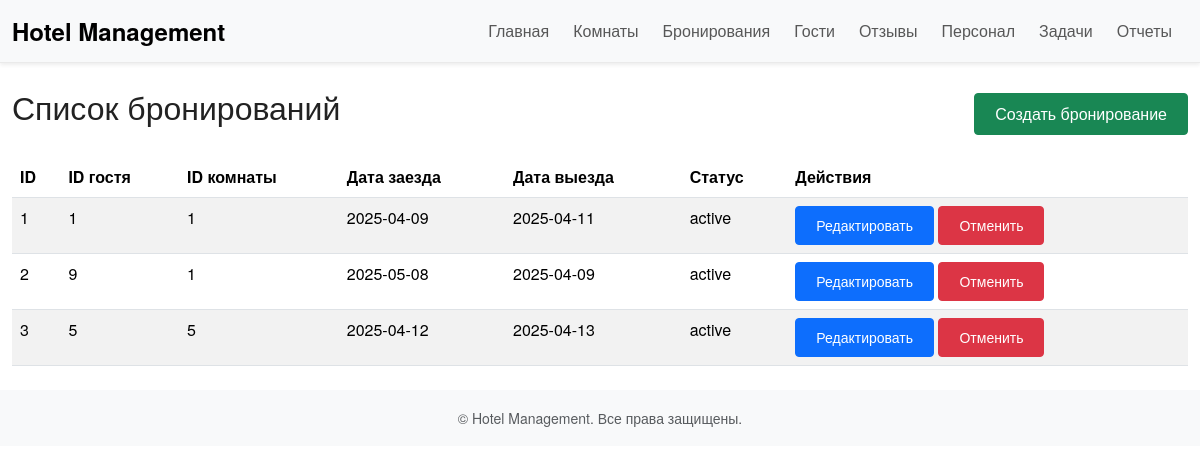
/bookings, run on an earlier commit of the app's database.
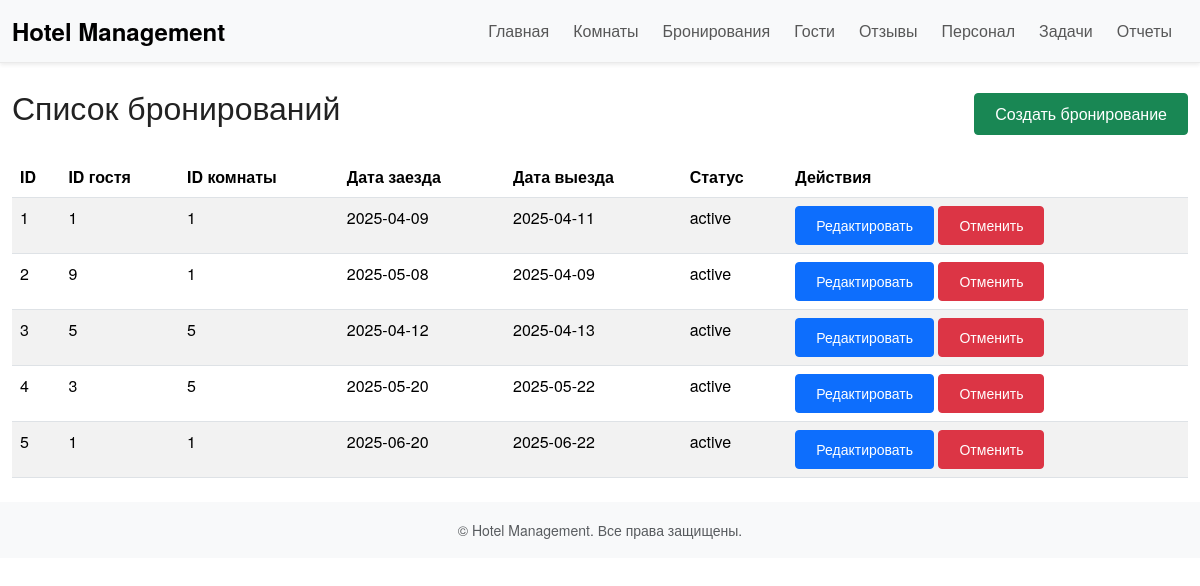
And on a later commit of the database.
### tables this page shows
CREATE TABLE bookings (
            id INTEGER PRIMARY KEY AUTOINCREMENT,
            guest_id INTEGER,
            room_id INTEGER,
            start_date TEXT,
            end_date TEXT,
            status TEXT DEFAULT 'active',  -- active, cancelled, completed
            FOREIGN KEY (room_id) REFERENCES rooms(id)
        );

### app.py (the view)
@app.route('/bookings')
def list_bookings():
    conn = get_db_connection()
    bookings = conn.execute('SELECT * FROM bookings').fetchall()
    conn.close()
    return render_template('bookings.html', bookings=bookings)

### app.py (called while the page is built)
def get_db_connection():
    conn = sqlite3.connect(DATABASE)
    conn.row_factory = sqlite3.Row  # позволит обращаться по именам столбцов
    return conn

### templates/bookings.html (shortened to what this page needs)
{% extends 'base.html' %}
{% block content %}
<div class="d-flex justify-content-between align-items-center mb-3">
  <h2>Список бронирований</h2>
  <a class="btn btn-success" href="{{ url_for('add_booking') }}">Создать бронирование</a>
</div>
<table class="table table-striped table-hover">
  <thead>
    <tr>
      <th>ID</th>
      <th>ID гостя</th>
      <th>ID комнаты</th>
      <th>Дата заезда</th>
      <th>Дата выезда</th>
      <th>Статус</th>
      <th>Действия</th>
    </tr>
  </thead>
  {% if bookings %}
    <tbody>
      {% for booking in bookings %}
      <tr>
        <td>{{ booking['id'] }}</td>
        <td>{{ booking['guest_id'] }}</td>
        <td>{{ booking['room_id'] }}</td>
        <td>{{ booking['start_date'] }}</td>
        <td>{{ booking['end_date'] }}</td>
        <td>{{ booking['status'] }}</td>
        <td>
          {% if booking['status'] == 'active' %}
            <a class="btn btn-primary btn-sm" href="{{ url_for('edit_booking', booking_id=booking['id']) }}">Редактировать</a>
            <a class="btn btn-danger btn-sm" href="{{ url_for('cancel_booking', booking_id=booking['id']) }}" onclick="return confirm('Отменить бронирование?');">Отменить</a>
          {% else %}
            &mdash;
          {% endif %}
        </td>
      </tr>
      {% endfor %}
    </tbody>
  {% else %}
    <tbody>
      <tr>
        <td colspan="7" class="text-center text-muted">Бронирования отсутствуют.</td>
      </tr>
    </tbody>
  {% endif %}
</table>
{% endblock %}

### templates/base.html (shortened to what this page needs)
<!DOCTYPE html>
<html lang="ru">
<head>
  <link href="{{ url_for('static', filename='css/bootstrap.min.css') }}" rel="stylesheet">
  <link href="{{ url_for('static', filename='css/style.css') }}" rel="stylesheet">
</head>
<body>
  <nav class="navbar navbar-expand-lg navbar-light bg-light shadow-sm">
    <div class="container">
      <a class="navbar-brand fw-bold" href="{{ url_for('index') }}">Hotel Management</a>
      <div class="collapse navbar-collapse" id="navbarNav">
        <ul class="navbar-nav ms-auto">
          <li class="nav-item">
            <a class="nav-link" href="{{ url_for('index') }}">Главная</a>
          </li>
          <li class="nav-item">
            <a class="nav-link" href="{{ url_for('list_rooms') }}">Комнаты</a>
          </li>
          <li class="nav-item">
            <a class="nav-link" href="{{ url_for('list_bookings') }}">Бронирования</a>
          </li>
          <li class="nav-item">
            <a class="nav-link" href="{{ url_for('list_guests') }}">Гости</a>
          </li>
          <li class="nav-item">
            <a class="nav-link" href="{{ url_for('list_reviews') }}">Отзывы</a>
          </li>
          <li class="nav-item">
            <a class="nav-link" href="{{ url_for('list_staff') }}">Персонал</a>
          </li>
          <li class="nav-item">
            <a class="nav-link" href="{{ url_for('list_tasks') }}">Задачи</a>
          </li>
          <li class="nav-item">
            <a class="nav-link" href="{{ url_for('reports') }}">Отчеты</a>
          </li>
        </ul>
      </div>
    </div>
  </nav>
  <div class="container my-4">
    {% block content %}{% endblock %}
  </div>
  <footer class="py-3 bg-light">
    <div class="container text-center text-muted">
      <small>&copy; {{ current_year }} Hotel Management. Все права защищены.</small>
    </div>
  </footer>
</body>
</html>

### static/css/style.css (style rules this page uses)
html, body { background-color: #ffffff; color: #333333; font-family: 'Helvetica Neue', Arial, sans-serif; margin: 0; padding: 0; }
.container { max-width: 1200px; }
.navbar { border-bottom: 1px solid #eaeaea; }
.navbar-brand { font-size: 1.5rem; }
.nav-link { font-size: 1rem; margin-right: 0.5rem; }
h1, h2, h3, h4, h5, h6 { font-weight: 300; color: #222222; margin-bottom: 1rem; }
.btn { border-radius: 0.25rem; padding: 0.5rem 1.25rem; }
.my-4 { margin-top: 1.5rem !important; margin-bottom: 1.5rem !important; }

What changed in the data, as far as the page shows it:
added bookings: id "4", guest_id "3", room_id "5", start_date "2025-05-20", end_date "2025-05-22", status "active"
added bookings: id "5", guest_id "1", room_id "1", start_date "2025-06-20", end_date "2025-06-22", status "active"
